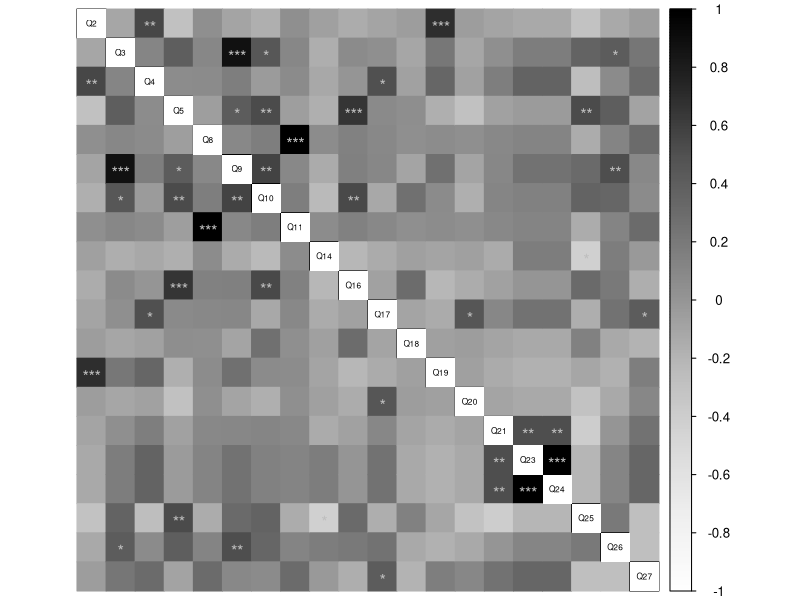

This chart was generated by the following R code: (Note: this script raises an error after producing the figure.)
## ---- chunk 1
knitr::opts_chunk$set(echo = TRUE)

library(tidyverse)
library(ggrepel)
library(corrplot) # Correlation Matrix/Table
library(psych) # Getting Cronbach's Alpha + other psychometrics
library(flextable)

options(scipen = 999) # Displays more digits in integers

# Reading in data and doing some initial cleaning
dbMod = read.csv("DB Mod Data (9 Nov 2021).csv")[3:26,] %>% 
  select(Q.1:Q28_1) %>% 
  rename(reviewer = Q.1, study = Q0, globalScore = Q28_1) %>% 
  mutate(reviewer = case_when( # Removing emails from this column; not needed
    reviewer == "crumblet@uwo.ca" ~ "A",
    TRUE ~ "B"
  ))
N <- length(dbMod$reviewer) # Should be 24
dbModScored <- dbMod
for (i in names(dbMod)[3:29]) { # Scoring the data, which was not done natively in Qualtrics
  if (i != "Q5" & i != "Q27") {
    dbModScored[i] <- as.integer(dbModScored[i] == "Yes")
  } else if (i == "Q5") {
    dbModScored[i] <- as.integer(dbModScored[i] == "Yes") + as.integer(dbModScored[i] != "No")
  } else {
    for (j in 1:N) {
      if (dbModScored[j, i] == "25+") {
        dbModScored[j, i] <- 5
      } else if (dbModScored[j, i] == "21-25") {
        dbModScored[j, i] <- 4
      } else if (dbModScored[j, i] == "16-20") {
        dbModScored[j, i] <- 3
      } else if (dbModScored[j, i] == "11-15") {
        dbModScored[j, i] <- 2
      } else if (dbModScored[j, i] == "5-10") {
        dbModScored[j, i] <- 1
      } else {
        dbModScored[j, i] <- 0
      }
    }
  }
}
rm(i,j,N) # Removing these looping variables from the environment

# Fixing variable types
dbModScored$Q27 <- as.integer(dbModScored$Q27)
dbModScored$globalScore <- as.integer(dbModScored$globalScore)

# Adding subscales to full data frame
dbModScored <- dbModScored %>%
  mutate(
    reporting = Q1 + Q2 + Q3 + Q4 + Q5 + Q6 + Q7 + Q8 + Q9 + Q10,
    externalValidity = Q11 + Q12 + Q13,
    bias = Q14 + Q15 + Q16 + Q17 +Q18+Q19+Q20,
    confounding = Q21+Q22+Q23+Q24+Q25+Q26,
    validity = Q11 + Q12 + Q13 +Q14 + Q15 + Q16 + Q17 +Q18+Q19+Q20+Q21+Q22+Q23+Q24+Q25+Q26
  ) %>% mutate(
    qualityIndexNoPower = reporting + validity
  ) %>% mutate(
    qualityIndex = qualityIndexNoPower+Q27
  )

# Creates Wide-Form Dataframe
# This is valuable because each study is one observation for inter-rater reliability
baseItemNames <- names(dbModScored)[3:29] # Helpful for looping through items later
baseAggregateNames <- names(dbModScored)[30:37] # Helpful for looping through subscales later
dbModScoredWide <- dbModScored %>%
  pivot_wider(names_from = reviewer, values_from = Q1:qualityIndex, names_sep = "")

# Project Guidelines
## Sufficient Intro and Discussion needed
## Use APA-themed reference document for knitting
## Analytic sophistication will play a role
## Minimum length accepted by journal (probably ~6 pages)
## Submit as a .zip file
set_flextable_defaults(
  font.size = 12,
  font.family = "Arial",
  text.align = "center"
)

## ---- chunk 2
#### Can Be Adjusted ####
bootstrapSamples <- 20000 # Number of bootstraps to take when doing CIs for IRR
confIntSize <- .9 # Size of Confidence Interval to provide

#### Don't Mess with These ####
significanceLevel <- 1 - confIntSize
lowerConfInt <- significanceLevel / 2
upperConfInt <- 1 - lowerConfInt
## ---- chunk 3

descriptiveTable <- data.frame(
  Subscale = c("Reporting", "External Validity", "Internal Validity - Bias", "Internal Validity - Confounding", "Power"),
  mu = round(c(
    mean(dbModScored$reporting),
    mean(dbModScored$externalValidity),
    mean(dbModScored$bias),
    mean(dbModScored$confounding),
    mean(dbModScored$Q27)
  ),3),
  low = round(c(
    quantile(dbModScored$reporting, c(.25)),
    quantile(dbModScored$externalValidity, c(.25)),
    quantile(dbModScored$bias, c(.25)),
    quantile(dbModScored$confounding, c(.25)),
    quantile(dbModScored$Q27, c(.25))
  ),3),
  high = round(c(
    quantile(dbModScored$reporting, c(.75)),
    quantile(dbModScored$externalValidity, c(.75)),
    quantile(dbModScored$bias, c(.75)),
    quantile(dbModScored$confounding, c(.75)),
    quantile(dbModScored$Q27, c(.75))
  ),3)
) %>% 
  rename("Mean" = mu, "25th Percentile" = low, "75th Percentile" = high)

flextable(descriptiveTable) %>% 
  add_header_row(values = c("", "Inter-Quartile Range"), colwidths = c(2,2)) %>% 
  border_remove() %>% 
  hline_top() %>% hline_bottom() %>% hline_top(part = "header") %>% hline(i = 1, j = 3:4, part = "header") %>% 
  width(width = 6.5 / 4) %>% 
  align(align = "center", part = "all") %>% valign(part = "all")
cat("\n")

## ---- chunk 4
mainBaseAggregateNames <- baseAggregateNames[c(2,3,4,5,8)]
sampleSize <- length(dbModScoredWide$study)

bootstrappedIRRs <- data.frame(
  reportingIRR = numeric(),
  externalValidityIRR = numeric(),
  biasIRR = numeric(),
  confoundingIRR = numeric(),
  qualityIndexIRR = numeric()
)

set.seed(666)
for (i in 1:bootstrapSamples) {
  bootstrappedSample <- dbModScoredWide[sample(1:12,12,replace=T),]
  currentIRRs <- numeric()
  
  for (agg in mainBaseAggregateNames) {
    dataA <- as.numeric(unlist(bootstrappedSample[,paste0(agg, "A")]))
    dataB <- as.numeric(unlist(bootstrappedSample[,paste0(agg, "B")]))
    aggB <- paste0(agg, "B")
    
    spearmanResult <- cor.test(x =  dataA, y =  dataB, method = "spearman")
    
    currentIRRs <- append(currentIRRs, spearmanResult$estimate)
  }
  bootstrappedIRRs[i,] <- currentIRRs
}

irrCI <- data.frame(
  reporting = round(unname(quantile(bootstrappedIRRs$reportingIRR, c(lowerConfInt, upperConfInt), na.rm = T)),3),
  bias = round(unname(quantile(bootstrappedIRRs$biasIRR, c(lowerConfInt, upperConfInt), na.rm = T)),3),
  confounding = round(unname(quantile(bootstrappedIRRs$confoundingIRR, c(lowerConfInt, upperConfInt), na.rm = T)),3),
  qualityIndex = round(unname(quantile(bootstrappedIRRs$qualityIndexIRR, c(lowerConfInt, upperConfInt), na.rm = T)),3)
)

## ---- chunk 5

rVals <- c(
  round(cor(dbModScoredWide$reportingA, dbModScoredWide$reportingB, method = "spearman"),3),
  round(cor(dbModScoredWide$biasA, dbModScoredWide$biasB, method = "spearman"),3),
  round(cor(dbModScoredWide$confoundingA, dbModScoredWide$confoundingB, method = "spearman"),3)
)

spearmanTable <- data.frame(
  subscale = c("Reporting", "Bias", "Confounding"),
  r = rVals,
  lowCI = t(irrCI[1,][1:3]),
  highCI = t(irrCI[2,][1:3])
) %>% 
  rename("Lower Limit" = X1, "Upper Limit" = X2, "Subscale" = subscale) %>% 
  mutate(Subscale = case_when(
    Subscale == "Bias" ~ "Internal Validity - Bias",
    Subscale == "Confounding" ~ "Internal Validity - Confounding",
    TRUE ~ Subscale
  ))

flextable(spearmanTable) %>% 
  add_header_row(values = c("", paste0("Bootstrapped ", confIntSize*100,"% Confidence Interval")), colwidths = c(2,2)) %>% 
  border_remove() %>% 
  hline_top() %>% hline_bottom() %>% hline_top(part = "header") %>% hline(i = 1, j = 3:4, part = "header") %>% 
  width(width = 6.5 / 4) %>% 
  align(align = "center", part = "all") %>% valign()

## ---- chunk 6

percentDisagree <- c()
cohenKappa <- c()
for (item in baseItemNames) {
  itemA <- paste0(item, "A")
  itemB <- paste0(item, "B")
  percentDisagree <- append(percentDisagree, round(100*sum(dbModScoredWide[itemA] != dbModScoredWide[itemB])/12, 3))
  cohenKappa <- append(cohenKappa, round(cohen.kappa(data.frame(dbModScoredWide[itemA], dbModScoredWide[itemB]))$kappa, 3))
}

itemIRR <- data.frame(
  Item = baseItemNames,
  "Percent Disagreement" = percentDisagree,
  "Cohen's Kappa" = cohenKappa
)
itemIRR <- itemIRR %>% 
  rename("Percent Disagreement" = Percent.Disagreement, "Cohen's Kappa" = Cohen.s.Kappa)
itemIRR$Subscale <- c(
  rep("Reporting",10),
  rep("External Validity", 3),
  rep("Internal Validity - Bias", 7),
  rep("Internal Validity - Confounding", 6),
  "Power"
)

## ---- chunk 7

# col_keys = c(names(internalConsistency)[4], "KR-20", "Alpha", names(internalConsistency)[1:3])) %>% 

flextable(itemIRR, col_keys = c("Subscale", "Item", "Percent Disagreement", "Cohen's Kappa")) %>% 
  merge_at(i = 1:10, j = 1) %>% merge_at(i = 11:13, j = 1) %>% merge_at(i = 14:20, j = 1) %>% merge_at(i = 21:26, j = 1) %>%
  border_remove() %>% 
  hline_top() %>% hline_bottom() %>% hline_top(part = "header") %>% 
  hline(i = c(10, 13, 20, 26)) %>% 
  width(width = 6.5 / 4) %>% 
  align(align = "center", part = "all") %>% valign()
# Add subscales on left and super-heading saying "Inter-rater reliability"
## ---- chunk 8
## Here, you should make a table with Alpha and Alpha if item deleted

reporting <- dbModScored %>% select(Q1:Q10)
reportingAlpha <- alpha(reporting)

internalConsistency <- data.frame(
  item = rownames(reportingAlpha$alpha.drop),
  alphaIfRemoved = reportingAlpha$alpha.drop$raw_alpha,
  subscaleAlpha = rep(reportingAlpha$total$raw_alpha, length(rownames(reportingAlpha$alpha.drop)))
)

# NA values because of the lack of variability in External Validity
# externalValidity <- dbModScored %>% select(Q11:Q13)
# externalValidityAlpha <- alpha(externalValidity)

bias <- dbModScored %>% select(Q14:Q20)
biasAlpha <- alpha(bias) # Q15 is not included because sd = 0ro

internalConsistency <- rbind(
  internalConsistency,
  data.frame(
    item = rownames(biasAlpha$alpha.drop),
    alphaIfRemoved = biasAlpha$alpha.drop$raw_alpha,
    subscaleAlpha = rep(biasAlpha$total$raw_alpha, length(rownames(biasAlpha$alpha.drop)))
  )
)

confounding <- dbModScored %>% select(Q21:Q26)
confoundingAlpha <- alpha(confounding)

internalConsistency <- rbind(
  internalConsistency,
  data.frame(
    item = rownames(confoundingAlpha$alpha.drop),
    alphaIfRemoved = confoundingAlpha$alpha.drop$raw_alpha,
    subscaleAlpha = rep(confoundingAlpha$total$raw_alpha, length(rownames(confoundingAlpha$alpha.drop)))
  )
)

internalConsistency <- internalConsistency %>% 
  mutate(ifRemovedChange = alphaIfRemoved - subscaleAlpha) %>% 
  select(item, alphaIfRemoved, ifRemovedChange) %>% 
  rename("Alpha if Item Removed" = alphaIfRemoved, "Change in Alpha if Item Removed" = ifRemovedChange, "Item" = item)

# First, Dichotomize Q5 by testing x == 0
# Then, use Alpha. Alpha = KR-20 when values are dichotomous.

reportingDich <- reporting %>% 
  mutate(Q5 = as.integer(Q5 == 0))

reportingDichAlpha <- alpha(reportingDich)$total$raw_alpha

kr20 <- data.frame(
  Subscale = c("Reporting", "Internal Validity - Bias", "Internal Validity - Confounding"),
  "KR-20" = c(reportingDichAlpha, biasAlpha$total$raw_alpha, confoundingAlpha$total$raw_alpha),
  Alpha = c(reportingAlpha$total$raw_alpha, biasAlpha$total$raw_alpha, confoundingAlpha$total$raw_alpha)
)

internalConsistency[,2:3] <- round(internalConsistency[,2:3], 3)
internalConsistency$Subscale <- c(
  rep("Reporting",7), rep("Internal Validity - Bias", 6), rep("Internal Validity - Confounding", 5)
)
internalConsistency$"KR-20" <- c(
  rep(round(kr20[1,2], 3),7), rep(round(kr20[2,2], 3), 6), rep(round(kr20[3,2], 3), 5)
)
internalConsistency$Alpha <- c(
  rep(round(kr20[1,3], 3),7), rep(round(kr20[2,3], 3), 6), rep(round(kr20[3,3], 3), 5)
)
## ---- chunk 9

# https://ardata-fr.github.io/flextable-book/index.html
# https://ardata-fr.github.io/flextable-book/static/assets/img/figs/unnamed-chunk-9-1.png

flextable(internalConsistency,
          col_keys = c(names(internalConsistency)[4], "KR-20", "Alpha", names(internalConsistency)[1:3])) %>% 
  merge_at(i = 1:7, j = 1) %>% merge_at(i = 8:13, j = 1) %>% merge_at(i = 14:18, j = 1) %>%
  merge_at(i = 1:7, j = 2) %>% merge_at(i = 8:13, j = 2) %>% merge_at(i = 14:18, j = 2) %>%
  merge_at(i = 1:7, j = 3) %>% merge_at(i = 8:13, j = 3) %>% merge_at(i = 14:18, j = 3) %>%
  border_remove() %>% 
  hline(i = c(7,13,18)) %>% hline_top() %>% hline_top(part = "header") %>% 
  width(width = 6.5 / 6) %>% width(j = 1, width = 6.5 / 6 + .1) %>% width(j = 4, width = 6.5 /6 - .1) %>% 
  align(align = "center", part = "all")
  # autofit(add_w = .01, add_h = .01, unit = "mm", part = "header")

## ---- chunk 10
rawMatrix <- dbModScored %>%
  arrange(study) %>%
  select(Q1:Q27) %>%
  select_if(function(x) sd(x) != 0)

fornow <- Hmisc::rcorr(x = as.matrix(rawMatrix), type = c("spearman"))
# r_mat <- fornow$r[1:14,15:31]
# p_mat <- fornow$P[1:14,15:31]

# correlationMatrix <- cor(rawMatrixA, rawMatrixB, method = "spearman")



subscalesRects <- rbind(
  c("Q2","Q2", "Q10", "Q10"),
  c("Q11","Q11","Q11","Q11"),
  c("Q14", "Q14", "Q20", "Q20"),
  c("Q21", "Q21", "Q26", "Q26"),
  c("Q27", "Q27", "Q27", "Q27")
)
p_mat <- replace_na(fornow$P, 1)

corrplot(fornow$r, method = 'color', col = COL1("Greys"),
         tl.col = "black", tl.srt = 90, tl.cex = .5, tl.pos = "d",
         p.mat = p_mat, sig.level = c(.001, .01, .05), insig = "label_sig",
         pch.cex = 1, pch.col = "grey") %>%
  corrRect(namesMat = subscalesRects)
## ---- chunk 11
#### Just computing the correlations####
revACor <- round(cor(x = filter(dbModScored, reviewer == "A")$qualityIndex, y = filter(dbModScored, reviewer == "A")$globalScore, method = "spearman"), 3)
revBCor <- round(cor(x = filter(dbModScored, reviewer == "B")$qualityIndex, y = filter(dbModScored, reviewer == "A")$globalScore, method = "spearman"), 3)
revCor <- round(cor(x = dbModScored$qualityIndex, y = dbModScored$globalScore, method = "spearman"),3)

noncomplianceBootstraps <- data.frame(
  A = numeric(),
  B = numeric(),
  overall = numeric()
)
revA <- filter(dbModScored, reviewer == "A")
revB <- filter(dbModScored, reviewer == "B")
set.seed(2021)
for (strap in 1:bootstrapSamples) {
  bootstrapA <- revA[sample(1:12,12,replace=T),]
  bootstrapB <- revB[sample(1:12,12,replace=T),]
  bootstrapOverall <- dbModScored[sample(1:24,24,replace=T),]
  
  noncomplianceBootstraps[strap,"A"] <- cor(x = bootstrapA$qualityIndex, y = bootstrapA$globalScore, method = "spearman")
  noncomplianceBootstraps[strap, "B"] <- cor(x = bootstrapB$qualityIndex, y = bootstrapB$globalScore, method = "spearman")
  noncomplianceBootstraps[strap, "overall"] <- cor(x = bootstrapOverall$qualityIndex, y = bootstrapOverall$globalScore, method = "spearman")
}
rm(strap, revA, revB, bootstrapA, bootstrapB, bootstrapOverall)

revACorCI <- unname(quantile(noncomplianceBootstraps$A, c(lowerConfInt, upperConfInt), na.rm = T))
revBCorCI <- unname(quantile(noncomplianceBootstraps$B, c(lowerConfInt, upperConfInt), na.rm = T))
revCorCI <- unname(quantile(noncomplianceBootstraps$B, c(lowerConfInt, upperConfInt), na.rm = T))

#### Plotting (may be excluded from final version) ####
# ggplot(dbModScored, aes(x = qualityIndex, y = globalScore, pch = reviewer)) +
#   geom_smooth(aes(linetype = reviewer), method = "lm", formula = y ~ x, se = F, color = "#909090", show.legend = T) +
#   geom_point() +
#   labs(
#     x = "Quality Index (Total Score)",
#     y = "Global Score (Subjective Rating)",
#     pch = "Reviewer",
#     linetype = "Reviewer") +
#   theme_minimal() +
#   theme(
#     legend.position = c(.2, .8),
#     panel.grid = element_blank(),
#     axis.line = element_line()
#   )

## ---- chunk 12
wideNS <- dbModScoredWide %>% 
  filter(study != "Soto et al. (2013)") %>% 
  select(qualityIndexA, qualityIndexB)
corNoSoto <- cor(wideNS$qualityIndexA, wideNS$qualityIndexB, method = "spearman")
## ---- chunk 13
ggplot(dbModScoredWide, aes(x = qualityIndexA, y = qualityIndexB)) +
  geom_point() +
  geom_smooth(method = "lm", formula = y ~ x, se = F, color = "black") +
  geom_label_repel(aes(label = study), size = 3) +
  labs(x = "Rater A", y = "Rater B") +
  theme_minimal() +
  theme(
    panel.grid = element_blank(),
    axis.line = element_line()
  )
